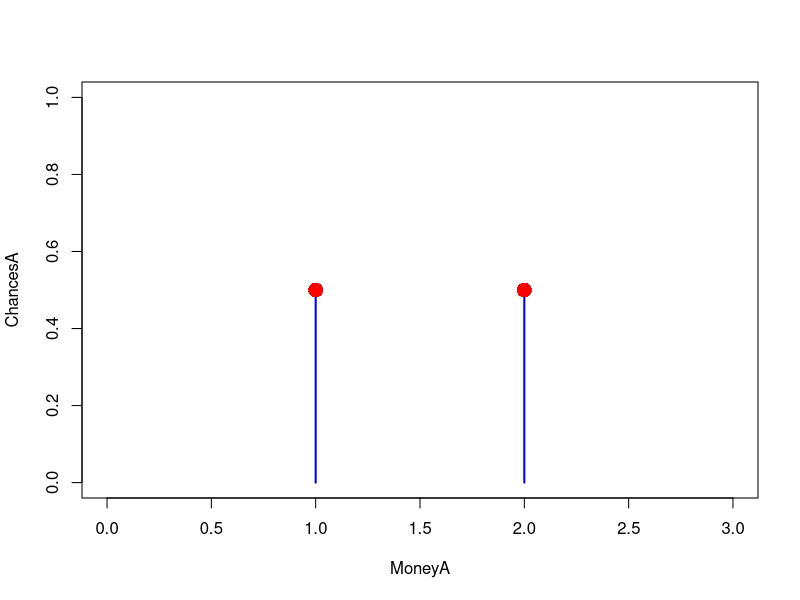
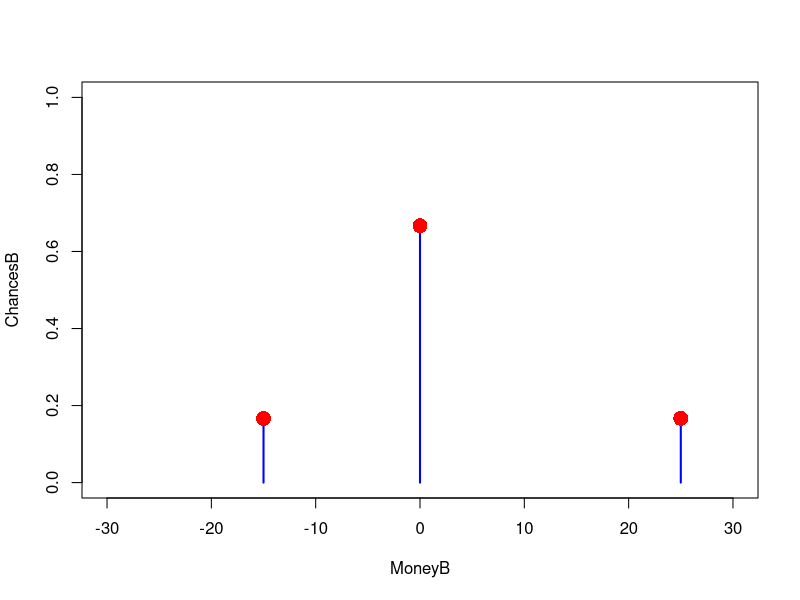
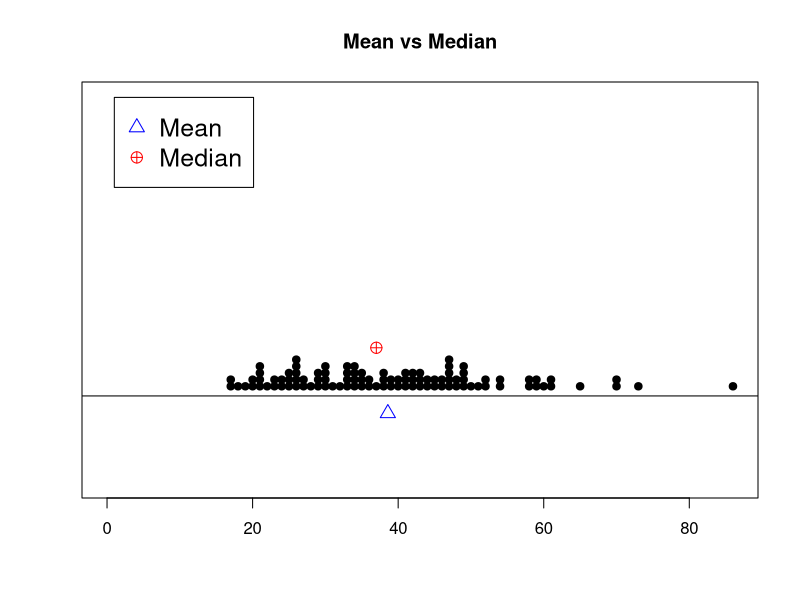
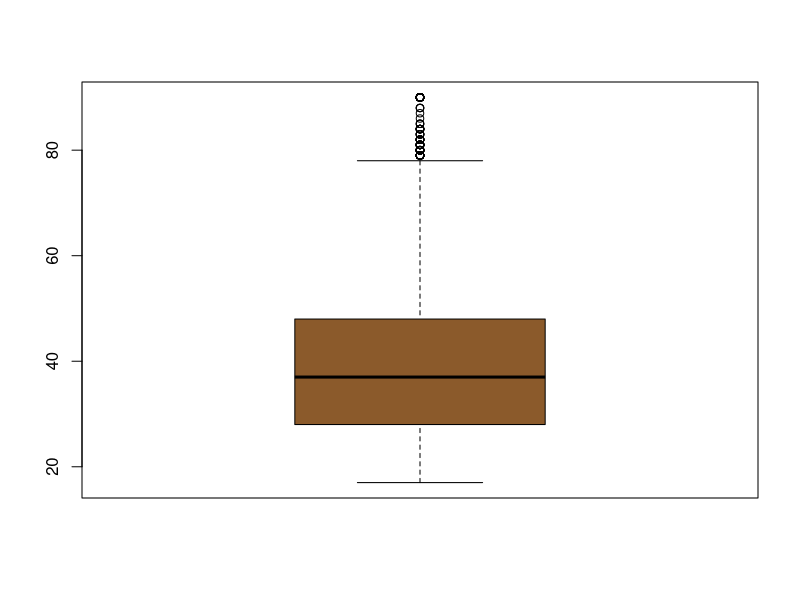
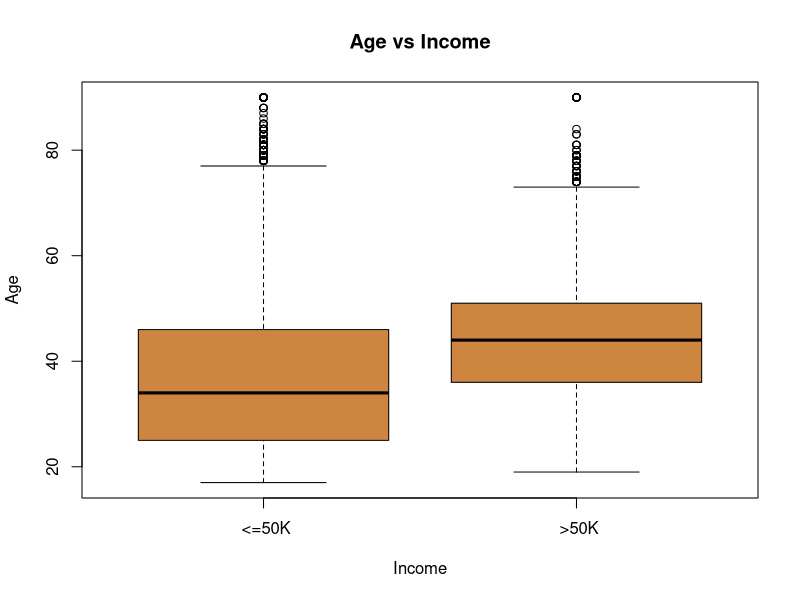
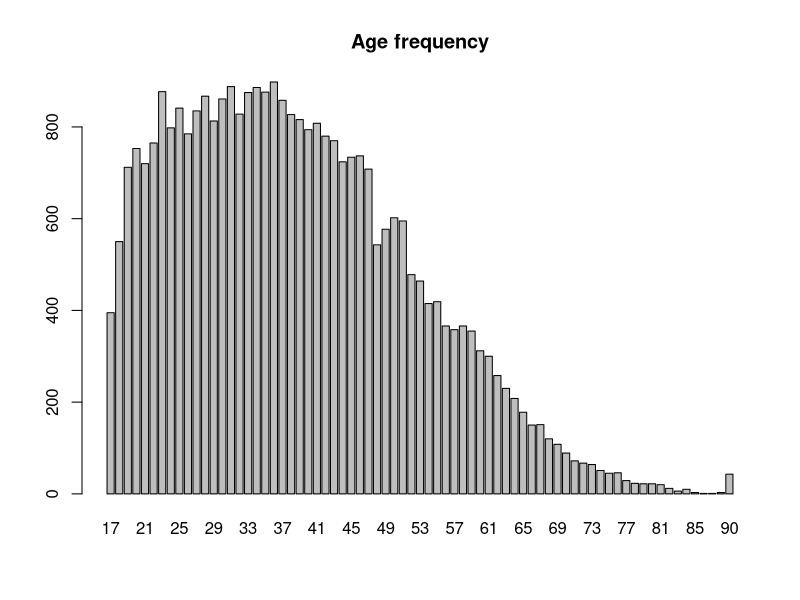
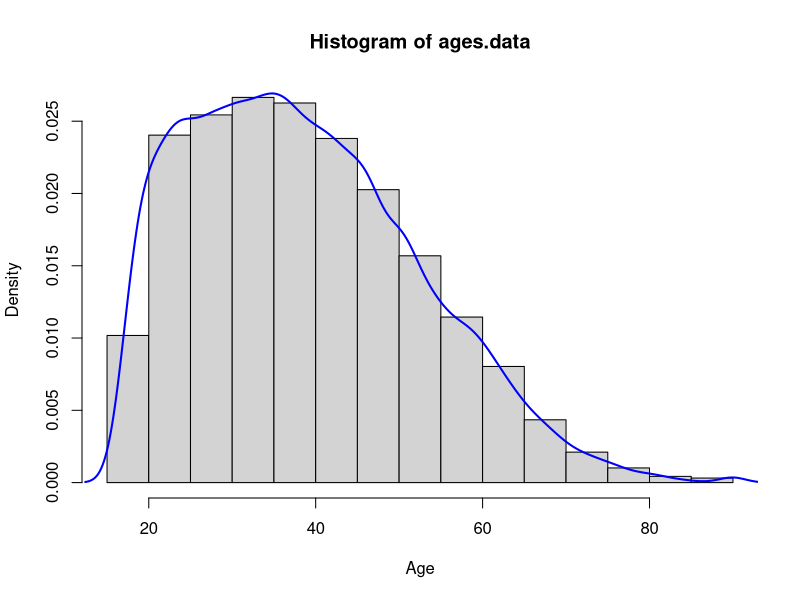
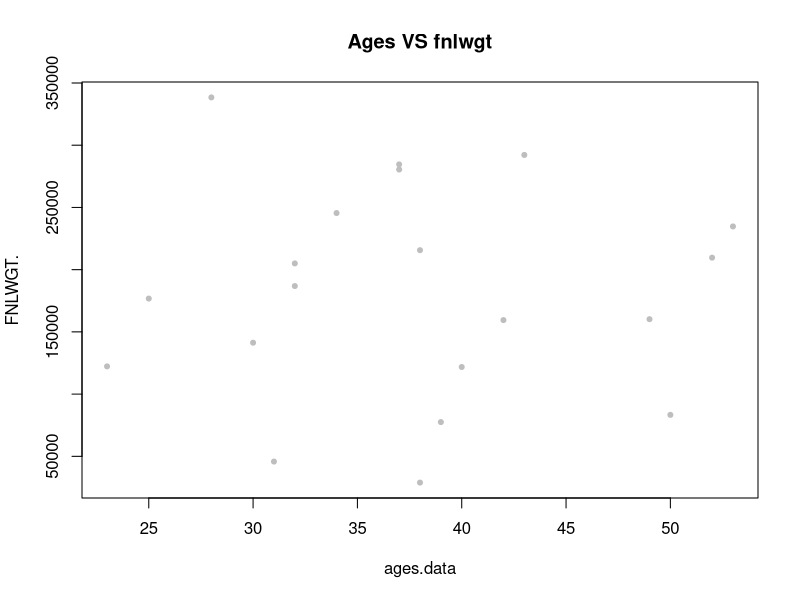

Recreate these plots in R, in order.
## ---- chunk 1
knitr::opts_chunk$set(echo = TRUE)
## ---- chunk 2
 # Plotting function A
  MoneyA <- c(1,2) #Money that can be won in game A.
  ChancesA <- c(1/2,1/2) #Chances to get the money in game  A, respectively.
  plot(MoneyA, ChancesA, type = "h", xlim = c(0,3), ylim=c(0,1), lwd = 2, col ="blue", ylab= "ChancesA")
  points(MoneyA,ChancesA,pch=16,cex=2,col="red")
 #Plotting function B
  MoneyB <- c(-15,0,25) #Money that can be won or lost in game B.
  ChancesB <- c(1/6,4/6,1/6) #Chances to get the money in game B, respectively.
  plot(MoneyB, ChancesB, type = "h", xlim = c(-30,30), ylim = c(0,1), lwd = 2, col = "blue", ylab = "ChancesB")
  points(MoneyB, ChancesB, pch = 16, cex = 2, col = "red")
## ---- chunk 3
ExpectedA <- sum(MoneyA*ChancesA) #Expected value of the game A.
ExpectedASquared <- ExpectedA^2 #Expected value of the game A squared, representing (E[X])^2.
MoneyASquared <- MoneyA^2 #X^2 in the argument of E[X^2].
VarianceA <- sum(MoneyASquared * ChancesA) - ExpectedASquared #Variance of game A.
ExpectedB <-sum(MoneyB*ChancesB) #Expected value of the game B.
xminusmusquared <- (MoneyB - ExpectedB)^2 
VarianceB <- sum(xminusmusquared*ChancesB) # Variance of game B
sprintf("Expected value of game A: %.1f", ExpectedA)
sprintf("Variance of game A: %.2f", VarianceA)
sprintf("Expected value of game B: %.2f", ExpectedB)
sprintf("Variance of game B: %.3f", VarianceB)
## ---- chunk 4
#Sample with n = 100
GameASample <- sample(x = MoneyA, size = 100, replace = TRUE, prob = ChancesA)
sprintf("Mean with n = 100 for game A: %.2f", mean(GameASample))
GameBSample <- sample(x = MoneyB, size = 100, replace = TRUE, prob = ChancesB)
sprintf("Mean with n = 100 for game B: %.2f", mean(GameBSample))
#Sample with n = 1000
GameASample <- sample(x = MoneyA, size = 1000, replace = TRUE, prob = ChancesA)
sprintf("Mean with n = 1000 for game A: %.3f", mean(GameASample))
GameBSample <- sample(x = MoneyB, size = 1000, replace = TRUE, prob = ChancesB)
sprintf("Mean with n = 1000 for game B: %.3f", mean(GameBSample))
#Sample with n = 10000
GameASample <- sample(x = MoneyA, size = 10000, replace = TRUE, prob = ChancesA)
sprintf("Mean with n = 10000 for game A: %.4f", mean(GameASample))
GameBSample <- sample(x = MoneyB, size = 10000, replace = TRUE, prob = ChancesB)
sumB <- sum(GameBSample)
sprintf("Mean with n = 10000 for game B: %.4f", mean(GameBSample))
## ---- chunk 5
Z_ScoreB <- ((5000 - 10000*(10/6))/sqrt(10000*(1250/9))) # We make use of the z-score.
Pb <- pnorm(Z_ScoreB, lower.tail = FALSE) #Chances of winning more than 5000 $ in game B.
sprintf("P(Sb > 5000) = %f. As we can see, theoretically, it would be impossible to win less than 5000 dollars in game B. Of course, randomness as it is, it is still possible to get less than the desired amount, but the chances are too low.", Pb)
## ---- chunk 6
myData <- read.csv("adult.csv")
str(myData)
ages.data <- myData$age #All the ages of the dataset stored in the array list.
summary(myData)
## ---- chunk 7
ages.sorted <- sort(myData$age)
ages.elements <- length(ages.sorted)
cat("There are" ,ages.elements,"observations. \n")
## ---- chunk 8
ages.mean <- mean(ages.data) #Mean of the ages.
cat("The mean of the data is",ages.mean,".\n")
ages.median <- median(ages.data) #Median of ages
median.p <- ((length(ages.data)+1)/2) # position of the median
cat("The median of the data is",ages.median,". And its position is:", median.p,"\n")
Table <- table(ages.data); Table
cat("The value of the mode is 36, is in the same position and appears 898 times.")

legend <- c("Mean", "Median")
Ages.sample <- sample(x = ages.sorted, size = 100) #Taking a sample so as to avoid the plot from being pitch black due to taking 32561 individuals.
stripchart(Ages.sample, method = "stack",
           xlim = c(0,max(Ages.sample)),
           axes = TRUE, main = "Mean vs Median",
           pch = 19,at = 0.5)
abline(h=0.45)
points(ages.mean, 0.36, col = "blue",pch = 2, cex = 1.5) # Mean of ages.
points(ages.median, 0.7, col = "red",pch = 10, cex =1.5) # Median of ages.
legend(1,2,legend, pch = c(2,10), col = c("blue", "red"), cex = 1.5)
## ---- chunk 9
ages.max <- max(ages.data) #Maximum age in the data.
cat("Maximum of the data is:",ages.max,"\n")
ages.min <- min(ages.data) #Minimum age in the data.
cat("Minimum of the data is:",ages.min,"\n")
quantile(ages.data)
## ---- chunk 10
ages.sd <- sqrt(var(ages.data)) # Standard deviation of ages.
ages.sd
ages.range <- ages.max - ages.min # The range of the ages.
ages.range
## ---- chunk 11
boxplot(ages.data, col = "tan4")
boxplot(age ~ year.income, data = myData, main = "Age vs Income", xlab = "Income", ylab = "Age", col = "tan3")
xlimit <- c(ages.min, ages.max)
ylimit <- c(0, 1600)
barplot(table(ages.data), main = "Age frequency")
## ---- chunk 12
hist(ages.data, include.lowest = TRUE, freq = FALSE, right = FALSE, xlab = "Age")
lines(density(ages.sorted), lwd = 2, col = 'blue')
## ---- chunk 13
# Plot with respect to fnlwgt
plot(fnlwgt[1:20] ~ ages.data[1:20], ylab = "FNLWGT.", xlab = "ages.data", main= "Ages VS fnlwgt", data = myData, pch = 20, col = 'grey')
# Plot with respect to the education number.
plot(education.num[1:20] ~ ages.data[1:20], ylab = "Education-num.", xlab = "Ages", main= "Ages VS Educaction-num", data = myData, pch = 20, col = 'grey')
# Plot with respect to the capital-gain.
plot(capital.gain[1:20] ~ ages.data[1:20], ylab ="Capital-gain", xlab = "Ages", main= "Ages VS Capital-gain", data = myData, pch = 20, col = 'grey')
#Plot with respect to the capital loss.
plot(capital.loss[1:20] ~ ages.data[1:20], ylab = "Capital loss", xlab = "Ages", main= "Ages VS Capital loss", data = myData, pch = 20, col = 'grey')
#Plot with respect to the hours per week.
plot(hours.per.week[1:20] ~ ages.data[1:20], ylab = "Hours per week", xlab = "Ages", main= "Ages VS hours per week", data = myData, pch = 20, col = 'grey')
## ---- chunk 14
cor.fnlwgt <- cor(myData$age, myData$fnlwgt)
cat("The correlation coefficient with respect to the fnlwgt is:", cor.fnlwgt,"\n")
cor.num <- cor(myData$age, myData$education.num)
cat("The correlation coefficient with respect to the education num is:", cor.num,"\n")
cor.gain <- cor(myData$age, myData$capital.gain)
cat("The correlation coefficient with respect to the capital gain is:", cor.gain,"\n")
cor.loss <- cor(myData$age, myData$capital.loss)
cat("The correlation coefficient with respect to the capital loss is:", cor.loss,"\n")
cor.hours <- cor(myData$age, myData$hours.per.week)
cat("The correlation coefficient with respect to the hours per week is:", cor.hours,"\n")
cat("The strongest relationship is with respect to the hours per week. (Aside from the capital gain, but since there are a lot of zero values in that array we will cast it aside.)")
## ---- chunk 15
ageslm <- lm(hours.per.week ~ age, data = myData)
summary(ageslm)
plot(hours.per.week[1:100] ~ ages.data[1:100], ylab = "Hours per week", xlab = "Ages", main= "Ages VS hours per week", data = myData, pch = 20, col = 'grey')
abline(ageslm, lwd = 2, col = 'red')
# We are going to predict the hours per week for a person 16 years old.
pred <- coef(ageslm)[1] + 16*coef(ageslm)[2]
cat("The hours our model predicts that a person 16 years old is going to work is:", pred)
## ---- chunk 16
c1 <- 0.95 #Confidence interval we want to know.
ages.df <- ages.elements - 1 #Degrees of freedom.
ages.alpha <- (1-c1)/2 #Alpha/2, probability of P(t <= -t)
ages.t <- qt(ages.alpha, df = ages.df ) # t value, -1.96
ages.t <- abs(ages.t)# +/- 1.96.
standardError <- ages.sd/sqrt(ages.elements)
error <- (ages.t * standardError)
e1 <- ages.mean - error
e2 <- ages.mean + error
cat("So our interval is from,", e1, "to", e2 )
## ---- chunk 17
  #Plotting the t student distribution and its confidence interval
curve(dt(x, df = 32560), from = -4, to = 4, type = "l", ylab = "density", xlab = "df = 32560", col = "green")
text(ages.t + 1.25, ages.alpha + 0.2, expression(P(T<=t[alpha/2])==0.975), col = 'red')
text(-ages.t - 1.25, ages.alpha + 0.2, expression(P(T<=t[alpha/2])==0.025), col = 'blue')
text(ages.t + 1.25, ages.alpha + 0.1, expression(t[alpha/2]==1.96), col = 'red')
text(-ages.t - 1.25, ages.alpha + 0.1, expression(t[alpha/2]==-1.96), col = 'blue')
abline(v = -1.96, col = 'blue')
abline(v = 1.96, col = 'red')
arrows(x0 = -1.96, y0 = 0.35, x1 = 1.96, y1 = 0.35, code = 3)
text(x=0, y=0.37,labels='95%')
## ---- chunk 18
# First we divide the male and female into two different lists and compute the mean and sd of their hours per week.

male_hours <- subset(myData, sex == " Male", select = c("hours.per.week"))
female_hours <- subset(myData, sex == " Female", select = c("hours.per.week"))
female.size <- length(female_hours$hours.per.week) # Number of females
male.size <- length(male_hours$hours.per.week) #Number of males.
male.mean <- mean(male_hours$hours.per.week) # Mean of hours per week for males
male.sd <- sd(male_hours$hours.per.week) # Sd of hours per week for males
female.mean <- mean(female_hours$hours.per.week) # Mean of hours per week for females.
female.sd <- sd(female_hours$hours.per.week)# Sd of hours per week for females.
## ---- chunk 19
mfsd <- (((male.size-1)*male.sd^2) + ((female.size-1)*female.sd^2))/(male.size+female.size-2) ##Standard deviation of the difference between male and female.
t_score <- (male.mean-female.mean)/(mfsd*sqrt(2/32561))
t_score # The t-score of the distribution male female
p_value <- pt(t_score, 32559, lower.tail = FALSE)# Lastly, we compute the p-value.
p_value #Which is practically 0.
